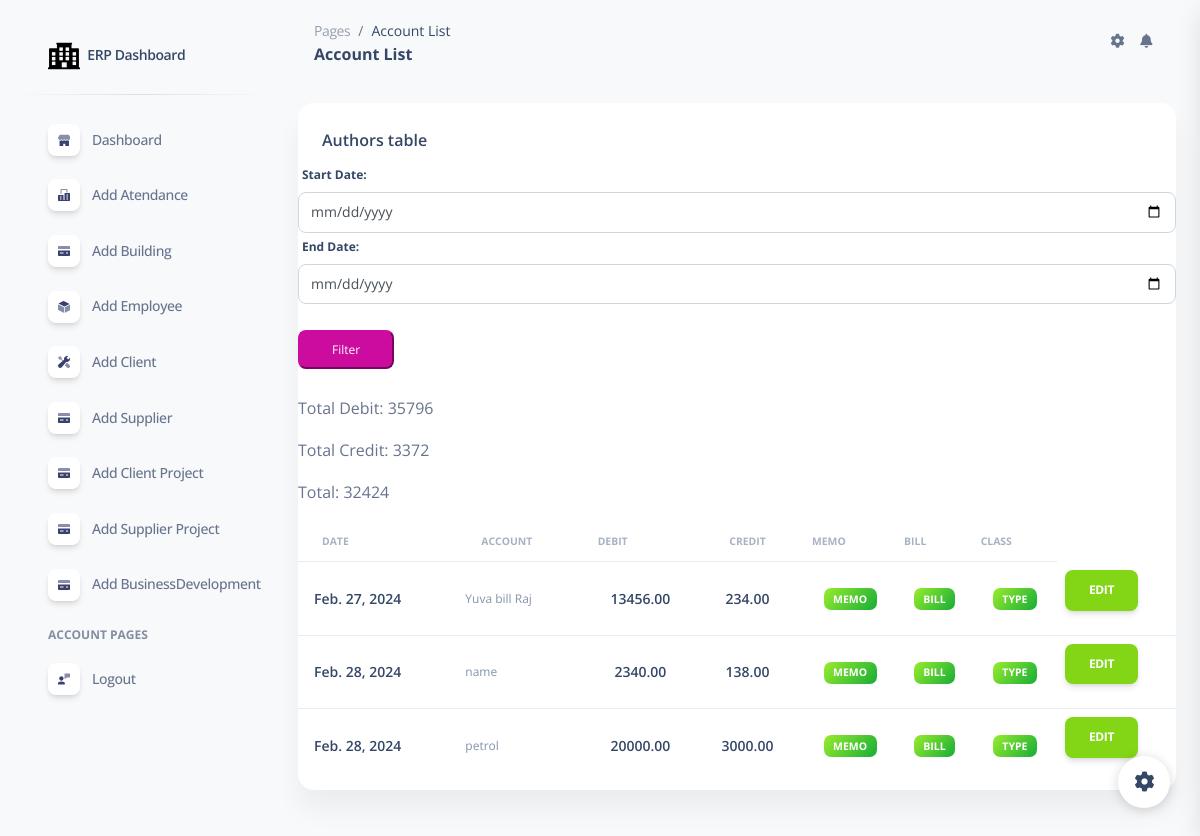
Page /account_list/ on the earlier database version.
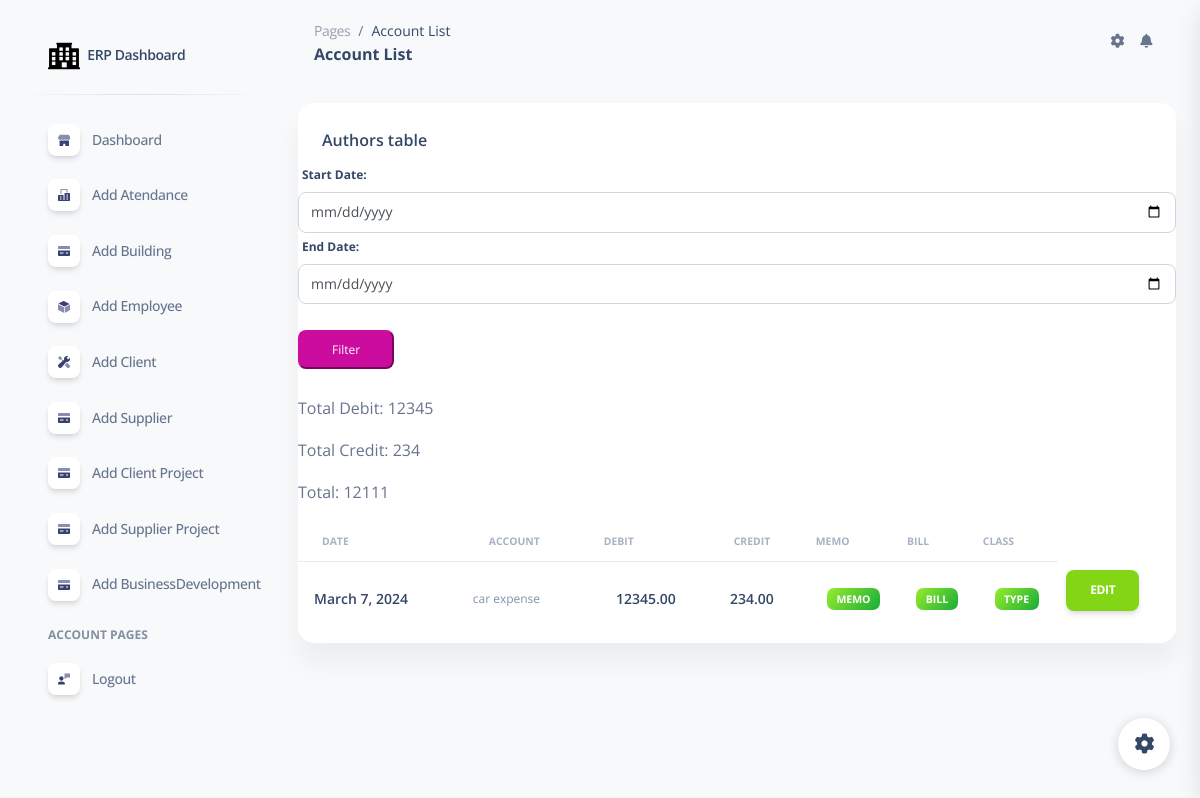
Same page on the later database version.
### erpapp/models.py (models this page shows, shortened)
class Account(models.Model):
    entry_collection = models.ForeignKey(TallyEntryCollection, on_delete=models.CASCADE, related_name='tallyentry_set')
    name = models.CharField(max_length=255)
    bill = models.CharField(max_length=255)
    class_type = models.CharField(max_length=255)
    deb = models.DecimalField(max_digits=10, decimal_places=2)
    credit = models.DecimalField(max_digits=10, decimal_places=2)
    memo = models.CharField(max_length=255)

class TallyEntryCollection(models.Model):
    collection_date = models.DateField(auto_now_add=True)

### erpapp/views.py (the view)
# urls.py: path('account_list/', account_list, name='account_list'),
def account_list(request):
    if request.method == 'GET':
        start_date_str = request.GET.get('start_date')
        end_date_str = request.GET.get('end_date')
        date_format = '%Y-%m-%d'
        accounts = Account.objects.all()
        if start_date_str and end_date_str:
            start_date = datetime.strptime(start_date_str, date_format)
            end_date = datetime.strptime(end_date_str, date_format)
            accounts = Account.objects.filter(entry_collection__collection_date__range=[start_date, end_date])
    total_debit = accounts.aggregate(Sum('deb'))['deb__sum']
    total_credit = accounts.aggregate(Sum('credit'))['credit__sum']
    total = total_debit - total_credit
    return render(request, 'account_list.html', {'accounts': accounts, 'total_debit': total_debit, 'total_credit': total_credit,'total':total})

### erpapp/templates/account_list.html (shortened to what this page needs)
{% extends 'base.html' %}
{% load static %}
{% block content %}
<!DOCTYPE html>
<html lang="en">
<head>
  <link href="{% static  'css/nucleo-icons.css' %}" rel="stylesheet" />
  <link href="{% static  'css/nucleo-svg.css' %}" rel="stylesheet" />
  <link href="{% static '/css/nucleo-svg.css' %}" rel="stylesheet" />
  <link id="pagestyle" href="{% static 'css/soft-ui-dashboard.css' %}" rel="stylesheet" />
</head>
<body class="g-sidenav-show  bg-gray-100">
  <aside class="sidenav navbar navbar-vertical navbar-expand-xs border-0 border-radius-xl my-3 fixed-start ms-3 " id="sidenav-main">
    <div class="sidenav-header">
      <a class="navbar-brand m-0" href="#" target="_blank">
        <img src="{% static '/img/logo-ct.png' %}" class="navbar-brand-img h-100" alt="main_logo">
        <span class="ms-1 font-weight-bold">ERP Dashboard</span>
      </a>
    </div>
    <hr class="horizontal dark mt-0">
    <div class="collapse navbar-collapse  w-auto  max-height-vh-100 h-100" id="sidenav-collapse-main">
      <ul class="navbar-nav">
        <li class="nav-item">
          <a class="nav-link" href="/">
            <div class="icon icon-shape icon-sm shadow border-radius-md bg-white text-center me-2 d-flex align-items-center justify-content-center">
            </div>
            <span class="nav-link-text ms-1">Dashboard</span>
          </a>
        </li>
        <li class="nav-item">
          <a class="nav-link  " href="/add_attendance">
            <div class="icon icon-shape icon-sm shadow border-radius-md bg-white text-center me-2 d-flex align-items-center justify-content-center">
            </div>
            <span class="nav-link-text ms-1">Add Atendance</span>
          </a>
        </li>
        <li class="nav-item">
          <a class="nav-link  " href="/add_building">
            <div class="icon icon-shape icon-sm shadow border-radius-md bg-white text-center me-2 d-flex align-items-center justify-content-center">
            </div>
            <span class="nav-link-text ms-1">Add Building</span>
          </a>
        </li>
        <li class="nav-item">
          <a class="nav-link  " href="/add_employee">
            <div class="icon icon-shape icon-sm shadow border-radius-md bg-white text-center me-2 d-flex align-items-center justify-content-center">
            </div>
            <span class="nav-link-text ms-1">Add Employee</span>
          </a>
        </li>
        <li class="nav-item">
          <a class="nav-link  " href="/add_client">
            <div class="icon icon-shape icon-sm shadow border-radius-md bg-white text-center me-2 d-flex align-items-center justify-content-center">
            </div>
            <span class="nav-link-text ms-1">Add Client</span>
          </a>
        </li>
        <li class="nav-item">
          <a class="nav-link  " href="/add_supplier">
            <div class="icon icon-shape icon-sm shadow border-radius-md bg-white text-center me-2 d-flex align-items-center justify-content-center">
            </div>
            <span class="nav-link-text ms-1">Add Supplier</span>
          </a>
        </li>
        <li class="nav-item">
          <a class="nav-link  " href="/add_project">
            <div class="icon icon-shape icon-sm shadow border-radius-md bg-white text-center me-2 d-flex align-items-center justify-content-center">
            </div>
            <span class="nav-link-text ms-1">Add Client Project</span>
          </a>
        </li>
        <li class="nav-item">
          <a class="nav-link  " href="/supplierproject/add/">
            <div class="icon icon-shape icon-sm shadow border-radius-md bg-white text-center me-2 d-flex align-items-center justify-content-center">
            </div>
            <span class="nav-link-text ms-1">Add Supplier Project</span>
          </a>
        </li>
        <li class="nav-item">
            <a class="nav-link  " href="/businessdevelopment">
              <div class="icon icon-shape icon-sm shadow border-radius-md bg-white text-center me-2 d-flex align-items-center justify-content-center">
              </div>
              <span class="nav-link-text ms-1">Add BusinessDevelopment</span>
            </a>
          </li>
        <li class="nav-item mt-3">
          <h6 class="ps-4 ms-2 text-uppercase text-xs font-weight-bolder opacity-6">Account pages</h6>
        </li>
        <li class="nav-item">
          <a class="nav-link  " href="{% url 'logout' %}">
            <div class="icon icon-shape icon-sm shadow border-radius-md bg-white text-center me-2 d-flex align-items-center justify-content-center">
            </div>
            <span class="nav-link-text ms-1">Logout</span>
          </a>
        </li>
        </ul>
    </div>
  </aside>
<main class="main-content position-relative max-height-vh-100 h-100 mt-1 border-radius-lg ">
    <nav class="navbar navbar-main navbar-expand-lg px-0 mx-4 shadow-none border-radius-xl" id="navbarBlur" navbar-scroll="true">
      <div class="container-fluid py-1 px-3">
        <nav aria-label="breadcrumb">
          <ol class="breadcrumb bg-transparent mb-0 pb-0 pt-1 px-0 me-sm-6 me-5">
            <li class="breadcrumb-item text-sm"><a class="opacity-5 text-dark" href="javascript:;">Pages</a></li>
            <li class="breadcrumb-item text-sm text-dark active" aria-current="page">Account List</li>
          </ol>
          <h6 class="font-weight-bolder mb-0">Account List</h6>
        </nav>
        <div class="collapse navbar-collapse mt-sm-0 mt-2 me-md-0 me-sm-4" id="navbar">
          <ul class="navbar-nav  justify-content-end">
            <li class="nav-item px-3 d-flex align-items-center">
              <a href="javascript:;" class="nav-link text-body p-0">
                <i class="fa fa-cog fixed-plugin-button-nav cursor-pointer"></i>
              </a>
            </li>
            <li class="nav-item dropdown pe-2 d-flex align-items-center">
              <a href="javascript:;" class="nav-link text-body p-0" id="dropdownMenuButton" data-bs-toggle="dropdown" aria-expanded="false">
                <i class="fa fa-bell cursor-pointer"></i>
              </a>
            </li>
          </ul>
        </div>
      </div>
    </nav>
<div class="container-fluid py-4">
    <div class="row">
      <div class="col-12">
        <div class="card mb-4">
          <div class="card-header pb-0">
            <h6>Authors table</h6>
          </div>
          <div class="card-body px-0 pt-0 pb-2">
            <form method="get" action="{% url 'account_list' %}">
              <label for="start_date">Start Date:</label>
              <input type="date" class="form-control" name="start_date">
              <label for="end_date">End Date:</label>
              <input type="date" class="form-control" name="end_date">
              <br>
              <button class="btn-sm btn-primary" type="submit">Filter</button>
          </form>
            <div class="table-responsive p-0">
              <table class="table align-items-center mb-0">
                <thead>
                  <tr>
                    <th class="text-uppercase text-secondary text-xxs font-weight-bolder opacity-7">Date</th>
                    <th class="text-uppercase text-secondary text-xxs font-weight-bolder opacity-7">Account</th>
                    <th class="text-uppercase text-secondary text-xxs font-weight-bolder opacity-7 ps-2">Debit</th>
                    <th class="text-center text-uppercase text-secondary text-xxs font-weight-bolder opacity-7">Credit</th>
                    <th class="text-uppercase text-secondary text-xxs font-weight-bolder opacity-7 ps-2">Memo</th>
                    <th class="text-uppercase text-secondary text-xxs font-weight-bolder opacity-7 ps-2">Bill</th>
                    <th class="text-uppercase text-secondary text-xxs font-weight-bolder opacity-7 ps-2">Class</th>
                   </tr>
                </thead>
                <tbody>
                    {% for account in accounts %}
                  <tr>
                    <td>
                      <div class="d-flex px-2 py-1">
                        <div class="d-flex flex-column justify-content-center">
                          <h6 class="mb-0 text-sm">{{ account.entry_collection.collection_date }}</h6>
                        </div>
                      </div>
                    </td>
                    <td>
                      <p class="text-xs text-secondary mb-0">{{ account.name }}</p>
                    </td>
                    <td class="align-middle text-center text-sm">
                        <h6 class="mb-0 text-sm">{{ account.deb }}</h6>
                    </td>
                    <td class="align-middle text-center text-sm">
                        <h6 class="mb-0 text-sm">{{ account.credit }}</h6>
                      </td>
                      <td class="align-middle text-center text-sm">
                        <span class="badge badge-sm bg-gradient-success">{{ account.memo }}</span>
                      </td>
                      <td class="align-middle text-center text-sm">
                        <span class="badge badge-sm bg-gradient-success">{{ account.bill }}</span>
                      </td>
                      <td class="align-middle text-center text-sm">
                        <span class="badge badge-sm bg-gradient-success">{{ account.class_type }}</span>
                      </td>
                    <td>
                    <a href="{% url 'edit_account' account.id %}" class="btn btn-success">Edit</a>
                    </td>
                  </tr>
                  {% endfor %}
                  <br>
                  <p>Total Debit: {{ total_debit }}</p>
                  <p>Total Credit: {{ total_credit }}</p>
                  <p>Total: {{ total }}</p>
                </tbody>
              </table>
            </div>
          </div>
        </div>
      </div>
    </div>
{% endblock %}

### erpapp/templates/base.html (shortened to what this page needs)
{% load static %}
 {% block content %}
 {% endblock %}
</div>
</main>
<div class="fixed-plugin">
<a class="fixed-plugin-button text-dark position-fixed px-3 py-2">
  <i class="fa fa-cog py-2"> </i>
</a>
</div>
</body>
</html>

### erpapp/static/css/nucleo-svg.css (style rules this page uses)
.icon { display: inline-block; color: #111111; height: 1em; width: 1em; }
.icon-sm { height: 0.8em; width: 0.8em; }
.icon { fill: currentColor; stroke: none; }

Differences in the rows shown:
removed Account: entry_collection.collection_date "Feb. 28, 2024", name "name", deb "2340.00", credit "138.00", memo "MEMO", bill "BILL", class_type "TYPE"
removed Account: entry_collection.collection_date "Feb. 28, 2024", name "petrol", deb "20000.00", credit "3000.00", memo "MEMO", bill "BILL", class_type "TYPE"
changed Account "MEMO": entry_collection.collection_date "Feb. 27, 2024" → "March 7, 2024"; name "Yuva bill Raj" → "car expense"; deb "13456.00" → "12345.00"
Other differences:
{{ total_debit }}: "35796" → "12345"
{{ total_credit }}: "3372" → "234"
{{ total }}: "32424" → "12111"
